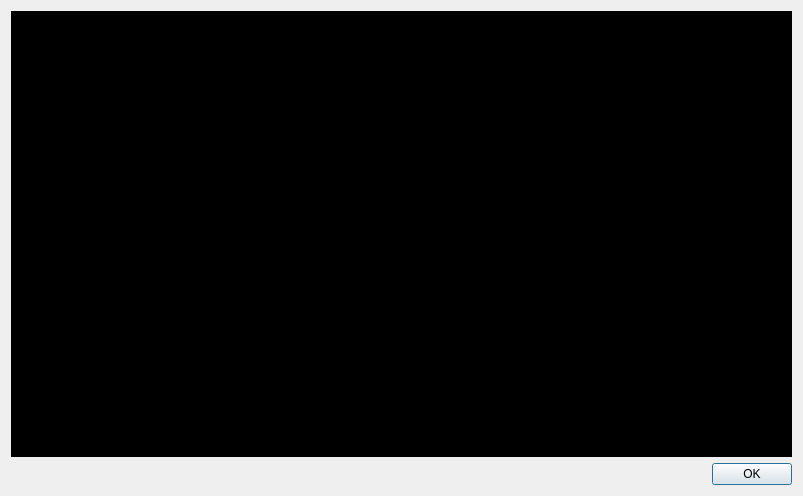
<?xml version="1.0" encoding="UTF-8"?>
<ui version="4.0">
 <class>ConsoleOutputDialog</class>
 <widget class="QDialog" name="ConsoleOutputDialog">
  <property name="geometry">
   <rect>
    <x>0</x>
    <y>0</y>
    <width>803</width>
    <height>496</height>
   </rect>
  </property>
  <property name="minimumSize">
   <size>
    <width>800</width>
    <height>0</height>
   </size>
  </property>
  <property name="windowTitle">
   <string>Process console output</string>
  </property>
  <property name="windowIcon">
   <iconset resource="resources/resources.qrc">
    <normaloff>:/Downloader/notes.svg</normaloff>:/Downloader/notes.svg</iconset>
  </property>
  <layout class="QVBoxLayout" name="verticalLayout">
   <item>
    <widget class="QPlainTextEdit" name="m_console">
     <property name="font">
      <font>
       <pointsize>10</pointsize>
      </font>
     </property>
     <property name="styleSheet">
      <string notr="true">QPlainTextEdit {background-color: black; color: green; }</string>
     </property>
    </widget>
   </item>
   <item>
    <widget class="QDialogButtonBox" name="buttonBox">
     <property name="orientation">
      <enum>Qt::Horizontal</enum>
     </property>
     <property name="standardButtons">
      <set>QDialogButtonBox::Ok</set>
     </property>
    </widget>
   </item>
  </layout>
 </widget>
 <resources>
  <include location="resources/resources.qrc"/>
 </resources>
 <connections>
  <connection>
   <sender>buttonBox</sender>
   <signal>accepted()</signal>
   <receiver>ConsoleOutputDialog</receiver>
   <slot>accept()</slot>
   <hints>
    <hint type="sourcelabel">
     <x>248</x>
     <y>254</y>
    </hint>
    <hint type="destinationlabel">
     <x>157</x>
     <y>274</y>
    </hint>
   </hints>
  </connection>
  <connection>
   <sender>buttonBox</sender>
   <signal>rejected()</signal>
   <receiver>ConsoleOutputDialog</receiver>
   <slot>reject()</slot>
   <hints>
    <hint type="sourcelabel">
     <x>316</x>
     <y>260</y>
    </hint>
    <hint type="destinationlabel">
     <x>286</x>
     <y>274</y>
    </hint>
   </hints>
  </connection>
 </connections>
</ui>
